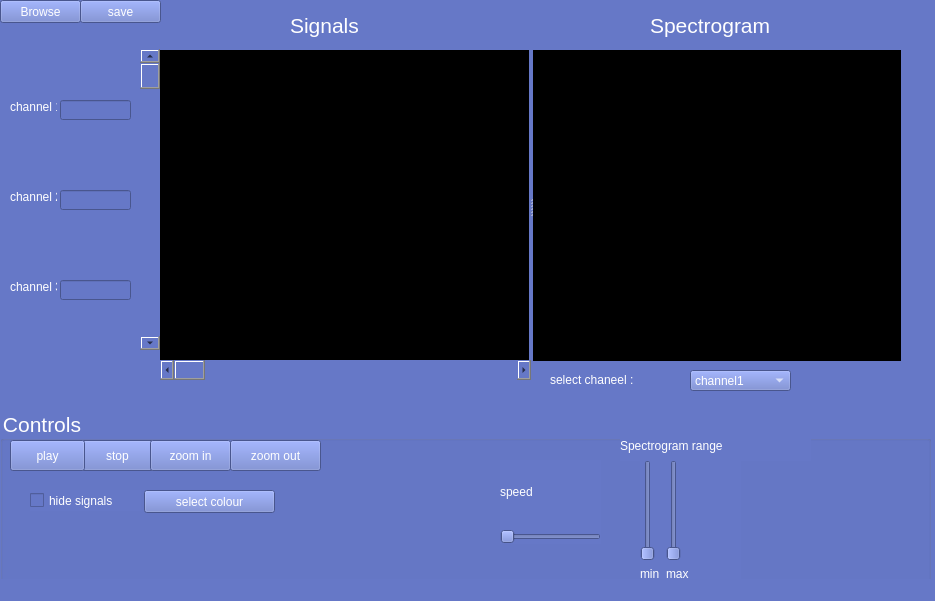
<?xml version="1.0" encoding="UTF-8"?>
<ui version="4.0">
 <class>MainWindow</class>
 <widget class="QMainWindow" name="MainWindow">
  <property name="geometry">
   <rect>
    <x>0</x>
    <y>0</y>
    <width>935</width>
    <height>601</height>
   </rect>
  </property>
  <property name="windowTitle">
   <string>MainWindow</string>
  </property>
  <property name="styleSheet">
   <string notr="true">background-color: rgb(102, 120, 199);</string>
  </property>
  <widget class="QWidget" name="centralwidget">
   <widget class="QLabel" name="Spectogram_label">
    <property name="geometry">
     <rect>
      <x>650</x>
      <y>10</y>
      <width>141</width>
      <height>31</height>
     </rect>
    </property>
    <property name="styleSheet">
     <string notr="true">font: 14pt &quot;MS Shell Dlg 2&quot;;

color: rgb(255, 255, 255);
font:(255,255,255);
</string>
    </property>
    <property name="text">
     <string>&lt;html&gt;&lt;head/&gt;&lt;body&gt;&lt;p&gt;&lt;span style=&quot; font-size:16pt;&quot;&gt;Spectrogram&lt;/span&gt;&lt;/p&gt;&lt;/body&gt;&lt;/html&gt;</string>
    </property>
   </widget>
   <widget class="QSplitter" name="splitter_2">
    <property name="geometry">
     <rect>
      <x>160</x>
      <y>50</y>
      <width>741</width>
      <height>311</height>
     </rect>
    </property>
    <property name="orientation">
     <enum>Qt::Horizontal</enum>
    </property>
    <widget class="PlotWidget" name="signals_plot_widget" native="true">
     <property name="styleSheet">
      <string notr="true">background-color: rgb(0, 0, 0);</string>
     </property>
    </widget>
    <widget class="QWidget" name="Spectogram_plot_widget" native="true">
     <property name="styleSheet">
      <string notr="true">background-color: rgb(0, 0, 0);</string>
     </property>
    </widget>
   </widget>
   <widget class="QComboBox" name="channel_combobox">
    <property name="geometry">
     <rect>
      <x>690</x>
      <y>370</y>
      <width>101</width>
      <height>21</height>
     </rect>
    </property>
    <property name="styleSheet">
     <string notr="true">font: 14pt &quot;MS Shell Dlg 2&quot;;

color: rgb(255, 255, 255);
font:(255,255,255);</string>
    </property>
    <item>
     <property name="text">
      <string>channel1</string>
     </property>
    </item>
    <item>
     <property name="text">
      <string>channel2</string>
     </property>
    </item>
    <item>
     <property name="text">
      <string>channel3</string>
     </property>
    </item>
   </widget>
   <widget class="QGroupBox" name="Controls_groupBox">
    <property name="geometry">
     <rect>
      <x>0</x>
      <y>410</y>
      <width>931</width>
      <height>191</height>
     </rect>
    </property>
    <property name="font">
     <font>
      <family>MS Shell Dlg 2</family>
      <pointsize>16</pointsize>
      <weight>50</weight>
      <italic>false</italic>
      <bold>false</bold>
     </font>
    </property>
    <property name="styleSheet">
     <string notr="true">
font: 16pt &quot;MS Shell Dlg 2&quot;;

color: rgb(255, 255, 255);
font:(255,255,255);</string>
    </property>
    <property name="title">
     <string>Controls</string>
    </property>
    <widget class="QPushButton" name="stop_button">
     <property name="geometry">
      <rect>
       <x>80</x>
       <y>30</y>
       <width>75</width>
       <height>31</height>
      </rect>
     </property>
     <property name="styleSheet">
      <string notr="true">
color: rgb(255, 255, 255);
font:(255,255,255);</string>
     </property>
     <property name="text">
      <string>stop</string>
     </property>
    </widget>
    <widget class="QPushButton" name="play_button">
     <property name="geometry">
      <rect>
       <x>10</x>
       <y>30</y>
       <width>75</width>
       <height>31</height>
      </rect>
     </property>
     <property name="styleSheet">
      <string notr="true">
color: rgb(255, 255, 255);
font:(255,255,255);</string>
     </property>
     <property name="text">
      <string>play</string>
     </property>
    </widget>
    <widget class="QPushButton" name="zoom_IN_button">
     <property name="geometry">
      <rect>
       <x>150</x>
       <y>30</y>
       <width>81</width>
       <height>31</height>
      </rect>
     </property>
     <property name="minimumSize">
      <size>
       <width>81</width>
       <height>23</height>
      </size>
     </property>
     <property name="toolTip">
      <string>&lt;html&gt;&lt;head/&gt;&lt;body&gt;&lt;p&gt;&lt;br/&gt;&lt;/p&gt;&lt;/body&gt;&lt;/html&gt;</string>
     </property>
     <property name="whatsThis">
      <string>&lt;html&gt;&lt;head/&gt;&lt;body&gt;&lt;p&gt;dsds&lt;/p&gt;&lt;/body&gt;&lt;/html&gt;</string>
     </property>
     <property name="styleSheet">
      <string notr="true">
color: rgb(255, 255, 255);</string>
     </property>
     <property name="text">
      <string>zoom in</string>
     </property>
    </widget>
    <widget class="QPushButton" name="zoom_OUT_button">
     <property name="geometry">
      <rect>
       <x>230</x>
       <y>30</y>
       <width>91</width>
       <height>31</height>
      </rect>
     </property>
     <property name="styleSheet">
      <string notr="true">
color: rgb(255, 255, 255);
font:(255,255,255);</string>
     </property>
     <property name="text">
      <string>zoom out</string>
     </property>
    </widget>
    <widget class="QWidget" name="layoutWidget">
     <property name="geometry">
      <rect>
       <x>500</x>
       <y>50</y>
       <width>101</width>
       <height>84</height>
      </rect>
     </property>
     <layout class="QVBoxLayout" name="verticalLayout_2">
      <item>
       <widget class="QLabel" name="Speed_label">
        <property name="styleSheet">
         <string notr="true">font: 14pt &quot;MS Shell Dlg 2&quot;;

color: rgb(255, 255, 255);
font:(255,255,255);</string>
        </property>
        <property name="text">
         <string>speed</string>
        </property>
       </widget>
      </item>
      <item>
       <widget class="QSlider" name="SignalSpeed_horizontalSlider">
        <property name="orientation">
         <enum>Qt::Horizontal</enum>
        </property>
       </widget>
      </item>
     </layout>
    </widget>
    <widget class="QWidget" name="layoutWidget_2">
     <property name="geometry">
      <rect>
       <x>640</x>
       <y>50</y>
       <width>101</width>
       <height>121</height>
      </rect>
     </property>
     <layout class="QFormLayout" name="formLayout_3">
      <item row="2" column="0">
       <widget class="QLabel" name="minimum">
        <property name="styleSheet">
         <string notr="true">font: 12pt &quot;MS Shell Dlg 2&quot;;
font: 14pt &quot;MS Shell Dlg 2&quot;;

color: rgb(255, 255, 255);
font:(255,255,255);</string>
        </property>
        <property name="text">
         <string>min</string>
        </property>
       </widget>
      </item>
      <item row="1" column="0">
       <widget class="QSlider" name="minimum_verticalSlider">
        <property name="orientation">
         <enum>Qt::Vertical</enum>
        </property>
       </widget>
      </item>
      <item row="1" column="1">
       <widget class="QSlider" name="maximum_verticalSlider">
        <property name="orientation">
         <enum>Qt::Vertical</enum>
        </property>
       </widget>
      </item>
      <item row="2" column="1">
       <widget class="QLabel" name="maximum">
        <property name="styleSheet">
         <string notr="true">font: 14pt &quot;MS Shell Dlg 2&quot;;

color: rgb(255, 255, 255);
font:(255,255,255);</string>
        </property>
        <property name="text">
         <string>max</string>
        </property>
       </widget>
      </item>
     </layout>
    </widget>
    <widget class="QCheckBox" name="hidesignals_checkbox">
     <property name="geometry">
      <rect>
       <x>30</x>
       <y>80</y>
       <width>111</width>
       <height>21</height>
      </rect>
     </property>
     <property name="styleSheet">
      <string notr="true">font: 12pt &quot;MS Shell Dlg 2&quot;;

color: rgb(255, 255, 255);
font:(255,255,255);</string>
     </property>
     <property name="text">
      <string>hide signals</string>
     </property>
    </widget>
    <widget class="QLabel" name="label_3">
     <property name="geometry">
      <rect>
       <x>620</x>
       <y>20</y>
       <width>191</width>
       <height>31</height>
      </rect>
     </property>
     <property name="text">
      <string>Spectrogram range</string>
     </property>
    </widget>
    <widget class="QPushButton" name="Select_Colur_button">
     <property name="geometry">
      <rect>
       <x>144</x>
       <y>80</y>
       <width>131</width>
       <height>23</height>
      </rect>
     </property>
     <property name="text">
      <string>select colour</string>
     </property>
    </widget>
   </widget>
   <widget class="QLabel" name="Signals_label">
    <property name="geometry">
     <rect>
      <x>290</x>
      <y>10</y>
      <width>91</width>
      <height>31</height>
     </rect>
    </property>
    <property name="styleSheet">
     <string notr="true">
color: rgb(255, 255, 255);
font:(255,255,255);</string>
    </property>
    <property name="text">
     <string>&lt;html&gt;&lt;head/&gt;&lt;body&gt;&lt;p&gt;&lt;span style=&quot; font-size:16pt;&quot;&gt;Signals&lt;/span&gt;&lt;/p&gt;&lt;/body&gt;&lt;/html&gt;</string>
    </property>
   </widget>
   <widget class="QLabel" name="label_2">
    <property name="geometry">
     <rect>
      <x>550</x>
      <y>370</y>
      <width>131</width>
      <height>20</height>
     </rect>
    </property>
    <property name="styleSheet">
     <string notr="true">font: 14pt &quot;MS Shell Dlg 2&quot;;

color: rgb(255, 255, 255);
font:(255,255,255);</string>
    </property>
    <property name="text">
     <string>select chaneel :</string>
    </property>
   </widget>
   <widget class="QScrollBar" name="horizontalScrollBar">
    <property name="geometry">
     <rect>
      <x>160</x>
      <y>360</y>
      <width>371</width>
      <height>20</height>
     </rect>
    </property>
    <property name="orientation">
     <enum>Qt::Horizontal</enum>
    </property>
   </widget>
   <widget class="QScrollBar" name="verticalScrollBar">
    <property name="geometry">
     <rect>
      <x>140</x>
      <y>49</y>
      <width>20</width>
      <height>301</height>
     </rect>
    </property>
    <property name="orientation">
     <enum>Qt::Vertical</enum>
    </property>
   </widget>
   <widget class="QLabel" name="label_4">
    <property name="geometry">
     <rect>
      <x>10</x>
      <y>190</y>
      <width>47</width>
      <height>13</height>
     </rect>
    </property>
    <property name="styleSheet">
     <string notr="true">
color: rgb(255, 255, 255);
font:(255,255,255);</string>
    </property>
    <property name="text">
     <string>channel 2</string>
    </property>
   </widget>
   <widget class="QLabel" name="label_5">
    <property name="geometry">
     <rect>
      <x>10</x>
      <y>280</y>
      <width>47</width>
      <height>13</height>
     </rect>
    </property>
    <property name="styleSheet">
     <string notr="true">
color: rgb(255, 255, 255);
font:(255,255,255);</string>
    </property>
    <property name="text">
     <string>channel 3</string>
    </property>
   </widget>
   <widget class="QLabel" name="label_8">
    <property name="geometry">
     <rect>
      <x>10</x>
      <y>100</y>
      <width>47</width>
      <height>13</height>
     </rect>
    </property>
    <property name="styleSheet">
     <string notr="true">
color: rgb(255, 255, 255);
font:(255,255,255);</string>
    </property>
    <property name="text">
     <string>channel 1</string>
    </property>
   </widget>
   <widget class="QLineEdit" name="lineEdit_4">
    <property name="geometry">
     <rect>
      <x>60</x>
      <y>190</y>
      <width>71</width>
      <height>20</height>
     </rect>
    </property>
   </widget>
   <widget class="QLineEdit" name="lineEdit_5">
    <property name="geometry">
     <rect>
      <x>60</x>
      <y>280</y>
      <width>71</width>
      <height>20</height>
     </rect>
    </property>
   </widget>
   <widget class="QLineEdit" name="lineEdit_6">
    <property name="geometry">
     <rect>
      <x>60</x>
      <y>100</y>
      <width>71</width>
      <height>20</height>
     </rect>
    </property>
   </widget>
   <widget class="QPushButton" name="Browse_Button">
    <property name="geometry">
     <rect>
      <x>0</x>
      <y>0</y>
      <width>81</width>
      <height>23</height>
     </rect>
    </property>
    <property name="styleSheet">
     <string notr="true">
color: rgb(255, 255, 255);
font:(255,255,255);</string>
    </property>
    <property name="text">
     <string>Browse</string>
    </property>
   </widget>
   <widget class="QPushButton" name="Save_Button">
    <property name="geometry">
     <rect>
      <x>80</x>
      <y>0</y>
      <width>81</width>
      <height>23</height>
     </rect>
    </property>
    <property name="styleSheet">
     <string notr="true">
color: rgb(255, 255, 255);
font:(255,255,255);</string>
    </property>
    <property name="text">
     <string>save</string>
    </property>
   </widget>
  </widget>
  <widget class="QStatusBar" name="statusbar"/>
 </widget>
 <customwidgets>
  <customwidget>
   <class>PlotWidget</class>
   <extends>QWidget</extends>
   <header location="global">pyqtgraph</header>
   <container>1</container>
  </customwidget>
 </customwidgets>
 <resources/>
 <connections/>
</ui>
